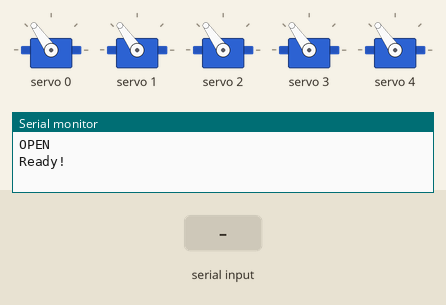
Bench run of a sketch on a simulated Arduino Uno, built with avr-gcc and run on an emulated ATmega328P. Parts: 5 × servo, the last lines printed to the serial monitor. The inputs (shaded band) are chosen by the test bench.

Above: at 1.7 s.
1.8 s: "min\n" received over Serial
At 1.95 s:
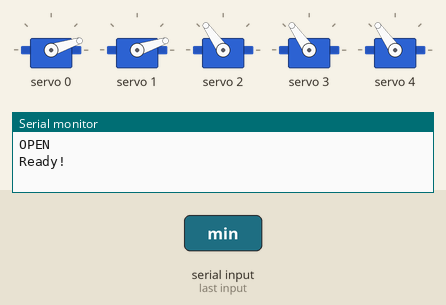
At 3.4 s:
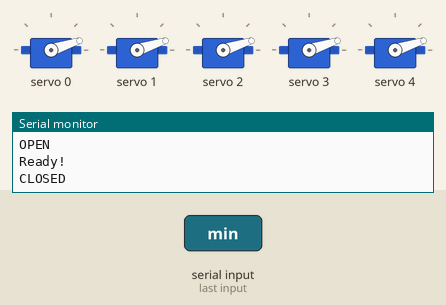
3.7 s: "mid\n" received over Serial
At 3.85 s:
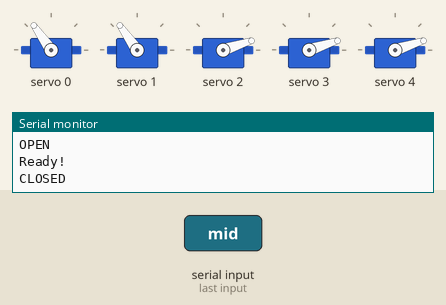
Timing chart, 0 to 6.7 s (numbered marks = the images above; inputs shaded):
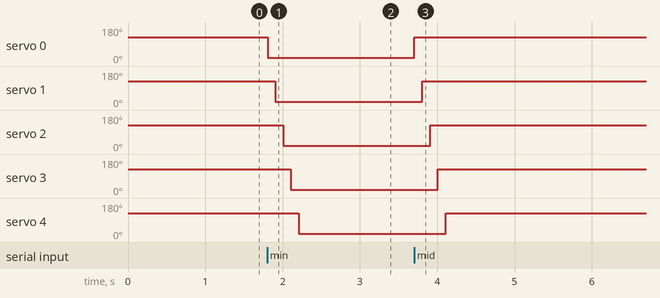

Measured:
- after the input at 1.8 s, servo 0: 125° → 18° at once; servo 1: 125° → 18° after 0.11 s; servo 2: 125° → 18° after 0.21 s; servo 3: 125° → 18° after 0.31 s; servo 4: 125° → 18° after 0.41 s
- after the input at 3.7 s, servo 0: 18° → 125° at once; servo 1: 18° → 125° after 0.11 s; servo 2: 18° → 125° after 0.21 s; servo 3: 18° → 125° after 0.31 s; servo 4: 18° → 125° after 0.41 s

The sketch:

InMoov_EEG_Control.ino
```cpp
/*
 * ============================================================
 *  InMoov i2 Robotic Hand — EEG BCI Serial Control
 *  Hardware: Adafruit PCA9685 PWM Servo Driver (I2C)
 * ============================================================
 *  Receives string commands from Python (realtime_gui.py, replay_gui.py, replay_demo.py):
 *    "mid\n"  →  Open hand   (all fingers to SERVOMID)
 *    "min\n"  →  Close hand  (all fingers to SERVOMIN)
 *
 *  Responds with:
 *    "OPEN\n"   after opening
 *    "CLOSED\n" after closing
 *    "Ready!\n" on startup
 *
 *  Finger channel assignments (PCA9685):
 *    0 = Thumb
 *    1 = Index
 *    2 = Middle
 *    3 = Ring
 *    4 = Wrist/Pinky
 *
 *  Libraries required:
 *    Adafruit PWM Servo Driver Library
 *    (Install via Arduino Library Manager)
 * ============================================================
 */

#include <Wire.h>
#include <Adafruit_PWMServoDriver.h>

Adafruit_PWMServoDriver pwm = Adafruit_PWMServoDriver();

#define THUMB   0
#define INDEX   1
#define MIDDLE  2
#define RING    3
#define WRIST   4

// PWM pulse counts for your servos (tune these to your mechanical limits)
#define SERVOMIN  150   // Close position
#define SERVOMID  375   // Open  position
#define SERVOMAX  600   // (reserved for future individual finger control)

#define N_FINGERS 5
#define BAUD_RATE 9600
#define MOVE_DELAY 100  // ms between fingers (prevents power surge)

// ── Helper functions ──────────────────────────────────────────

void openAll() {
  for (int i = 0; i < N_FINGERS; i++) {
    pwm.setPWM(i, 0, SERVOMID);
    delay(MOVE_DELAY);
  }
  Serial.println("OPEN");
}

void closeAll() {
  for (int i = 0; i < N_FINGERS; i++) {
    pwm.setPWM(i, 0, SERVOMIN);
    delay(MOVE_DELAY);
  }
  Serial.println("CLOSED");
}

// ── Setup ─────────────────────────────────────────────────────

void setup() {
  Serial.begin(BAUD_RATE);
  pwm.begin();
  pwm.setPWMFreq(50);   // Standard servo frequency: 50 Hz
  delay(10);
  openAll();            // Start in open position
  Serial.println("Ready!");
}

// ── Main loop ─────────────────────────────────────────────────

void loop() {
  if (Serial.available() > 0) {
    String cmd = Serial.readStringUntil('\n');
    cmd.trim();

    if (cmd == "mid") {
      openAll();
    } else if (cmd == "min") {
      closeAll();
    }
    // ignore unrecognised commands
  }
}
```
